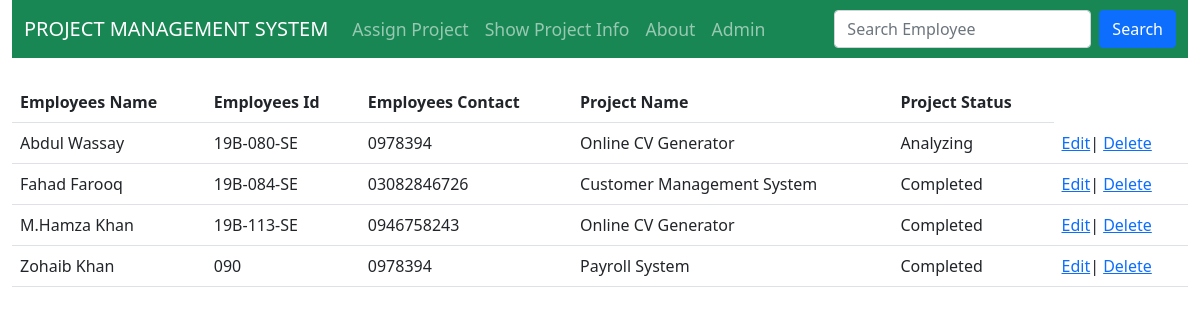
The page /ProjectManagement/show on the database its author committed.
### ProjectManagement/models.py (models this page shows, shortened)
class Employees_new(models.Model):
    Employee_name = models.CharField(max_length=50)
    Employee_id = models.CharField(max_length=50)
    Employee_contact = models.CharField(max_length=50)
    emp_status = models.CharField(max_length=50, null=True)
    project_id = models.ForeignKey(Projects, on_delete=models.CASCADE)

class Projects(models.Model):
    project_title = models.CharField(max_length=50)
    def __str__(self):
        return self.project_title

### ProjectManagement/views.py (the view)
# urls.py: path('show', views.show, name='Emp_show'),
def show(request):
    if request.method=="GET":
        employee_list=Employees_new.objects.all().order_by('Employee_name')
    else:
        employee_list = Employees_new.objects.filter(Employee_name__startswith = request.POST['text'])
    return render(request,'ProjectManagement/show.html',{'employee_list':employee_list})

### ProjectManagement/templates/ProjectManagement/show.html
{% extends 'ProjectManagement/base.html' %}
{% block content %}
<br>
    <table class="table table-hover">
        <tr>
            <th> Employees Name</th>
            <th>Employees Id</th>
            <th>Employees Contact</th>
            <th>Project Name</th>
            <th>Project Status</th>
        </tr>
    {% for std in employee_list %}
        <tr>
            <td>{{ std.Employee_name }}</td>
            <td>{{std.Employee_id}}</td>
            <td>{{std.Employee_contact}}</td>
            <td>{{std.project_id}}</td>
            <td>{{std.emp_status}}</td>
            <td><a href="{% url 'Emp_update' std.id %}">Edit</a>|
            <a href="{% url 'Emp_delete' std.id %}">Delete</a></td>
        </tr>
    {% endfor %}
    </table>
{% endblock %}

### ProjectManagement/templates/ProjectManagement/base.html (shortened to what this page needs)
<!DOCTYPE html>
<html lang="en">
<head>
    <link href="https://cdn.jsdelivr.net/npm/bootstrap@5.0.2/dist/css/bootstrap.min.css" rel="stylesheet">
</head>
<body>
    <div class="container">
            <nav class="navbar navbar-expand-sm navbar-dark bg-success" >
                    <div class="container-fluid">
                      <a class="navbar-brand" href="{% url 'index' %}">PROJECT MANAGEMENT SYSTEM </a>
                      <div class="collapse navbar-collapse" id="mynavbar">
                        <ul class="navbar-nav me-auto">
                          <li class="nav-item">
                            <a class="nav-link" href="{% url 'Emp_form' %}">Assign Project</a>
                          </li>
                          <li class="nav-item">
                            <a class="nav-link" href="{% url 'Emp_show' %}">Show Project Info</a>
                          </li>
                         <li class="nav-item">
                            <a class="nav-link" href="{% url 'showProject' %}">About </a>
                          </li>
                          <li class="nav-item">
                            <a class="nav-link" href="/admin">Admin</a>
                          </li>
                        </ul>
                        <form class="d-flex" method="post" action="{% url 'Emp_show' %}">
                          <input class="form-control me-2" type="text" placeholder="Search Employee" Employees Name='text'>
                          <button class="btn btn-primary" type="Submit">Search</button>
                        </form>
                      </div>
                    </div>
                  </nav>
            {% block content %}
            {% endblock %}
    </div>
</body>
</html>

### ProjectManagement/templates/ProjectManagement/base.html (style rules this page uses)
@media (min-width: 1200px) { .container { max-width: 1400px; } }
.navbar .navbar-nav .nav-link { font-size: 1.1em; }

### rows shown on the page
Employees_new: Employee_name "Abdul Wassay", Employee_id "19B-080-SE", Employee_contact "0978394", project_id "Online CV Generator", emp_status "Analyzing"
Employees_new: Employee_name "Fahad Farooq", Employee_id "19B-084-SE", Employee_contact "03082846726", project_id "Customer Management System", emp_status "Completed"
Employees_new: Employee_name "M.Hamza Khan", Employee_id "19B-113-SE", Employee_contact "0946758243", project_id "Online CV Generator", emp_status "Completed"
Employees_new: Employee_name "Zohaib Khan", Employee_id "090", Employee_contact "0978394", project_id "Payroll System", emp_status "Completed"
